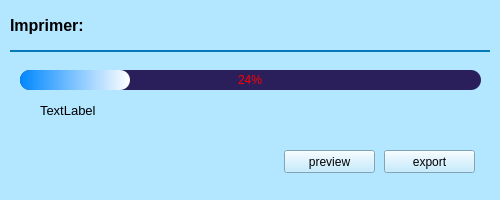
<?xml version="1.0" encoding="UTF-8"?>
<ui version="4.0">
 <class>MainWindow</class>
 <widget class="QMainWindow" name="MainWindow">
  <property name="geometry">
   <rect>
    <x>0</x>
    <y>0</y>
    <width>500</width>
    <height>200</height>
   </rect>
  </property>
  <property name="windowTitle">
   <string>Imprimer</string>
  </property>
  <property name="styleSheet">
   <string notr="true">background-color: rgb(179, 230, 255);</string>
  </property>
  <widget class="QWidget" name="centralwidget">
   <widget class="QLabel" name="label">
    <property name="geometry">
     <rect>
      <x>10</x>
      <y>10</y>
      <width>451</width>
      <height>31</height>
     </rect>
    </property>
    <property name="font">
     <font>
      <pointsize>12</pointsize>
      <weight>75</weight>
      <bold>true</bold>
     </font>
    </property>
    <property name="layoutDirection">
     <enum>Qt::LeftToRight</enum>
    </property>
    <property name="text">
     <string>Imprimer:</string>
    </property>
   </widget>
   <widget class="QWidget" name="widget_3" native="true">
    <property name="geometry">
     <rect>
      <x>10</x>
      <y>50</y>
      <width>480</width>
      <height>2</height>
     </rect>
    </property>
    <property name="sizePolicy">
     <sizepolicy hsizetype="Preferred" vsizetype="Fixed">
      <horstretch>0</horstretch>
      <verstretch>0</verstretch>
     </sizepolicy>
    </property>
    <property name="minimumSize">
     <size>
      <width>0</width>
      <height>2</height>
     </size>
    </property>
    <property name="maximumSize">
     <size>
      <width>16777215</width>
      <height>2</height>
     </size>
    </property>
    <property name="styleSheet">
     <string notr="true">background-color: rgb(5, 122, 185);</string>
    </property>
   </widget>
   <widget class="QProgressBar" name="progressBar">
    <property name="geometry">
     <rect>
      <x>20</x>
      <y>70</y>
      <width>461</width>
      <height>20</height>
     </rect>
    </property>
    <property name="styleSheet">
     <string notr="true">QProgressBar{
	background-color:rgb(43, 31, 91);
	border-style: none;
	border-radius: 10px;
	text-align: center;
	color: rgb(255, 0, 0)
}
QProgressBar::chunk{
	background-color: qlineargradient(spread:pad, x1:0, y1:0, x2:1, y2:0, stop:0 rgba(0, 136, 255, 255), stop:1 rgba(255, 255, 255, 255));
	border-radius: 10px;
}</string>
    </property>
    <property name="value">
     <number>24</number>
    </property>
   </widget>
   <widget class="QPushButton" name="pushButton">
    <property name="geometry">
     <rect>
      <x>384</x>
      <y>150</y>
      <width>91</width>
      <height>23</height>
     </rect>
    </property>
    <property name="text">
     <string>export</string>
    </property>
   </widget>
   <widget class="QPushButton" name="pushButton_2">
    <property name="geometry">
     <rect>
      <x>284</x>
      <y>150</y>
      <width>91</width>
      <height>23</height>
     </rect>
    </property>
    <property name="text">
     <string>preview</string>
    </property>
   </widget>
   <widget class="QLabel" name="label_2">
    <property name="geometry">
     <rect>
      <x>40</x>
      <y>100</y>
      <width>241</width>
      <height>21</height>
     </rect>
    </property>
    <property name="font">
     <font>
      <pointsize>10</pointsize>
     </font>
    </property>
    <property name="text">
     <string>TextLabel</string>
    </property>
   </widget>
  </widget>
 </widget>
 <resources/>
 <connections/>
</ui>
